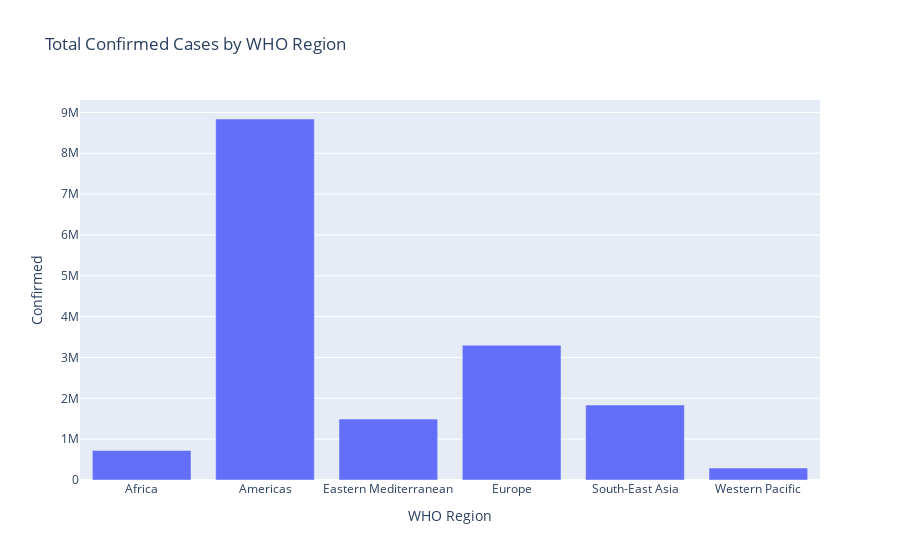
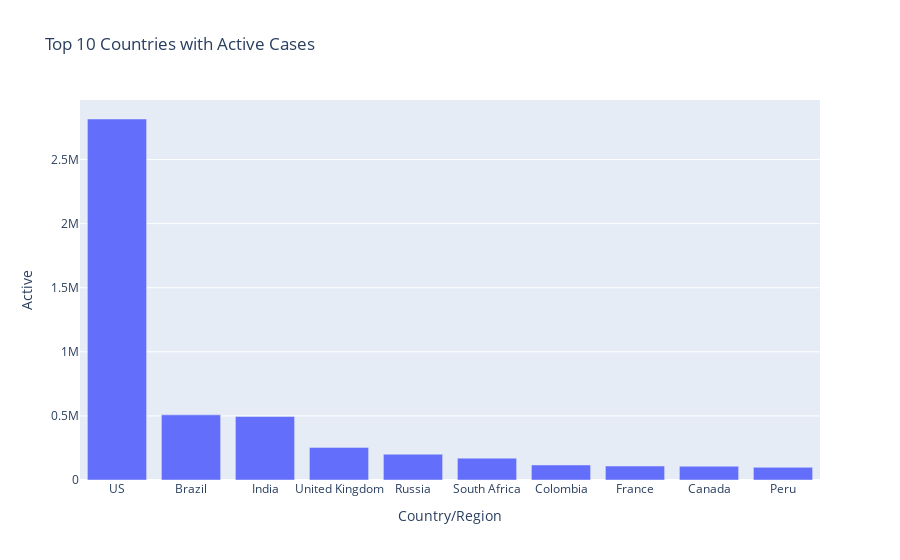
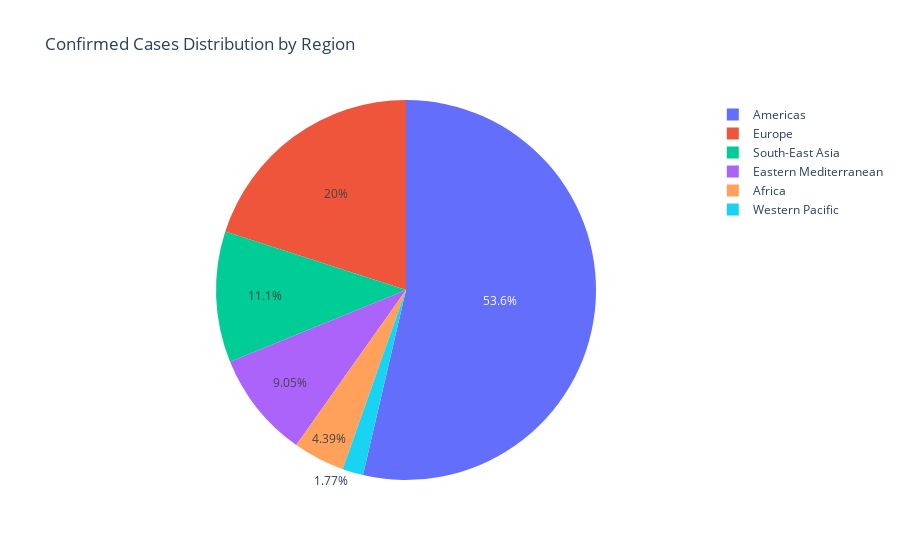
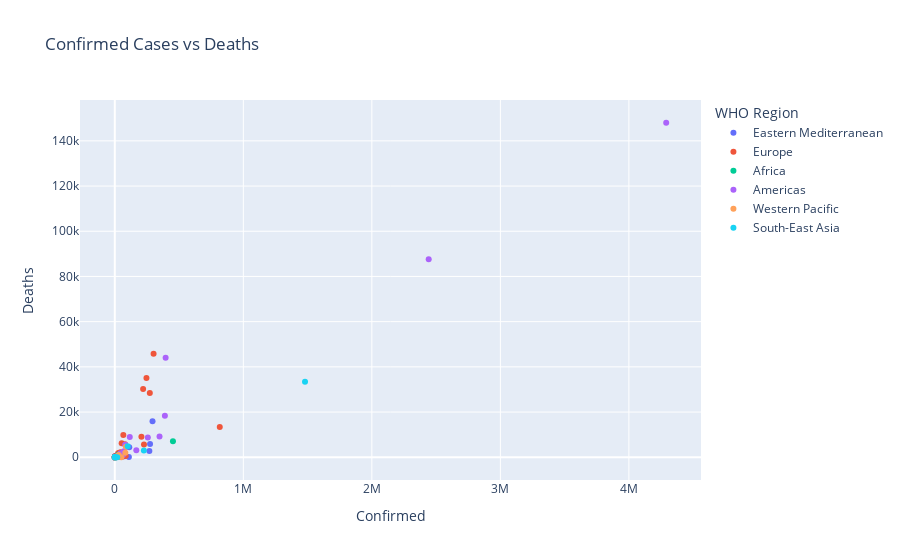

These figures' notebook cell, in order:
### Code cell
chart1 = px.bar(df.groupby('WHO Region')['Confirmed'].sum().reset_index(),
                x='WHO Region', y='Confirmed', title='Total Confirmed Cases by WHO Region')

chart2 = px.bar(df.sort_values('Active', ascending=False).head(10),
                x='Country/Region', y='Active', title='Top 10 Countries with Active Cases')

chart3 = px.pie(df, names='WHO Region', values='Confirmed',
                title='Confirmed Cases Distribution by Region')

chart4 = px.scatter(df, x='Confirmed', y='Deaths', color='WHO Region',
                    title='Confirmed Cases vs Deaths')

chart5 = px.histogram(df, x='Recovered / 100 Cases', nbins=30,
                      title='Recovery Rate Distribution across Countries')

chart6 = px.box(df, x='WHO Region', y='Deaths / 100 Cases',
                title='Mortality Rate by Region')

correlation = df[['Confirmed', 'Deaths', 'Recovered', 'Active']].corr()
chart7 = go.Figure(data=go.Heatmap(z=correlation.values,
                                   x=correlation.columns,
                                   y=correlation.columns,
                                   colorscale='Viridis'))
chart7.update_layout(title='Correlation Heatmap of Key Metrics')

chart8 = px.box(df, x='WHO Region', y='Deaths / 100 Cases',
                title='Deaths per 100 Cases by Region')

if 'Confirmed last week' in df.columns and '1 week change' in df.columns:
    chart9 = px.scatter(df, x='Confirmed last week', y='1 week change',
                        color='WHO Region',
                        title='Weekly Change in Confirmed Cases')
else:
    chart9 = go.Figure()
    chart9.update_layout(title='Weekly Change Data Not Available')

chart10 = px.violin(df, x='WHO Region', y='Deaths / 100 Cases', box=True,
                    title='Mortality Rate Violin Plot by Region')

chart1.show()
chart2.show()
chart3.show()
chart4.show()
chart5.show()
chart6.show()
chart7.show()
chart8.show()
chart9.show()
chart10.show()

### Figure 1 — Plotly figure (JSON) as saved in the notebook; plotly's stock layout.template omitted (floating-point values rounded to 4 significant figures)
{"data": [{"hovertemplate": "WHO Region=%{x}<br>Confirmed=%{y}<extra></extra>", "legendgroup": "", "marker": {"color": "#636efa", "pattern": {"shape": ""}}, "name": "", "orientation": "v", "showlegend": false, "textposition": "auto", "type": "bar", "x": ["Africa", "Americas", "Eastern Mediterranean", "Europe", "South-East Asia", "Western Pacific"], "xaxis": "x", "y": [723207, 8839286, 1490744, 3299523, 1835297, 292428], "yaxis": "y"}], "layout": {"barmode": "relative", "legend": {"tracegroupgap": 0}, "title": {"text": "Total Confirmed Cases by WHO Region"}, "xaxis": {"anchor": "y", "domain": [0, 1], "title": {"text": "WHO Region"}}, "yaxis": {"anchor": "x", "domain": [0, 1], "title": {"text": "Confirmed"}}}}

### Figure 2 — Plotly figure (JSON) as saved in the notebook; plotly's stock layout.template omitted (floating-point values rounded to 4 significant figures)
{"data": [{"hovertemplate": "Country/Region=%{x}<br>Active=%{y}<extra></extra>", "legendgroup": "", "marker": {"color": "#636efa", "pattern": {"shape": ""}}, "name": "", "orientation": "v", "showlegend": false, "textposition": "auto", "type": "bar", "x": ["US", "Brazil", "India", "United Kingdom", "Russia", "South Africa", "Colombia", "France", "Canada", "Peru"], "xaxis": "x", "y": [2816444, 508116, 495499, 254427, 201097, 170537, 117163, 108928, 107514, 98752], "yaxis": "y"}], "layout": {"barmode": "relative", "legend": {"tracegroupgap": 0}, "title": {"text": "Top 10 Countries with Active Cases"}, "xaxis": {"anchor": "y", "domain": [0, 1], "title": {"text": "Country/Region"}}, "yaxis": {"anchor": "x", "domain": [0, 1], "title": {"text": "Active"}}}}

### Figure 3 — Plotly figure (JSON) as saved in the notebook; plotly's stock layout.template omitted (floating-point values rounded to 4 significant figures; data arrays with more than 128 entries replaced by an {"elided": "..."} marker saying what was removed)
{"data": [{"domain": {"x": [0, 1], "y": [0, 1]}, "hovertemplate": "WHO Region=%{label}<br>Confirmed=%{value}<extra></extra>", "labels": {"elided": "187 str values"}, "legendgroup": "", "name": "", "showlegend": true, "type": "pie", "values": {"elided": "187 int values"}}], "layout": {"legend": {"tracegroupgap": 0}, "title": {"text": "Confirmed Cases Distribution by Region"}}}

### Figure 4 — Plotly figure (JSON) as saved in the notebook; plotly's stock layout.template omitted (floating-point values rounded to 4 significant figures)
{"data": [{"hovertemplate": "WHO Region=Eastern Mediterranean<br>Confirmed=%{x}<br>Deaths=%{y}<extra></extra>", "legendgroup": "Eastern Mediterranean", "marker": {"color": "#636efa", "symbol": "circle"}, "mode": "markers", "name": "Eastern Mediterranean", "orientation": "v", "showlegend": true, "type": "scatter", "x": [36263, 39482, 5059, 92482, 293606, 112585, 1176, 64379, 3882, 2827, 20887, 77058, 274289, 109597, 268934, 3196, 11424, 674, 1455, 59177, 10621, 1691], "xaxis": "x", "y": [1269, 141, 58, 4652, 15912, 4458, 11, 438, 51, 64, 316, 393, 5842, 165, 2760, 93, 720, 40, 50, 345, 78, 483], "yaxis": "y"}, {"hovertemplate": "WHO Region=Europe<br>Confirmed=%{x}<br>Deaths=%{y}<extra></extra>", "legendgroup": "Europe", "marker": {"color": "#EF553B", "symbol": "circle"}, "mode": "markers", "name": "Europe", "orientation": "v", "showlegend": true, "type": "scatter", "x": [4880, 907, 37390, 20558, 30446, 67251, 66428, 10498, 10621, 4881, 1060, 15516, 13761, 2034, 7398, 220352, 1137, 207112, 4227, 14, 12, 4448, 1854, 25892, 63985, 246286, 84648, 7413, 33296, 1219, 86, 2019, 6321, 701, 23154, 116, 2893, 53413, 10213, 9132, 43402, 50299, 45902, 816680, 699, 24141, 2181, 2087, 272421, 79395, 34477, 7235, 227019, 67096, 301708, 21209], "xaxis": "x", "y": [144, 52, 711, 713, 423, 538, 9822, 294, 347, 139, 19, 373, 613, 69, 329, 30212, 16, 9125, 202, 0, 0, 596, 10, 1764, 474, 35112, 585, 185, 1301, 31, 1, 80, 112, 9, 748, 4, 45, 6160, 466, 255, 1676, 1719, 2206, 13334, 42, 543, 28, 116, 28432, 5700, 1978, 60, 5630, 1636, 45844, 121], "yaxis": "y"}, {"hovertemplate": "WHO Region=Africa<br>Confirmed=%{x}<br>Deaths=%{y}<extra></extra>", "legendgroup": "Africa", "marker": {"color": "#00cc96", "symbol": "circle"}, "mode": "markers", "name": "Africa", "orientation": "v", "showlegend": true, "type": "scatter", "x": [27973, 950, 1770, 739, 1100, 378, 2328, 17110, 4599, 922, 354, 3200, 8844, 15655, 3071, 265, 2316, 14547, 7189, 326, 33624, 7055, 1954, 17975, 505, 1167, 9690, 3664, 2513, 6208, 344, 1701, 1843, 1132, 41180, 1879, 865, 9764, 114, 1783, 452529, 2305, 509, 874, 1128, 10, 4552, 2704], "xaxis": "x", "y": [1163, 41, 35, 2, 53, 1, 22, 391, 59, 75, 7, 54, 208, 96, 51, 0, 34, 228, 49, 8, 168, 45, 26, 285, 12, 72, 91, 99, 124, 156, 10, 11, 8, 69, 860, 5, 14, 194, 0, 66, 7067, 46, 21, 18, 2, 1, 140, 36], "yaxis": "y"}, {"hovertemplate": "WHO Region=Americas<br>Confirmed=%{x}<br>Deaths=%{y}<extra></extra>", "legendgroup": "Americas", "marker": {"color": "#ab63fa", "symbol": "circle"}, "mode": "markers", "name": "Americas", "orientation": "v", "showlegend": true, "type": "scatter", "x": [86, 167416, 382, 110, 48, 71181, 2442375, 116458, 347923, 257101, 15841, 2532, 18, 64156, 81161, 15035, 23, 45309, 389, 7340, 39741, 853, 395489, 3439, 61442, 4548, 389717, 17, 24, 52, 1483, 148, 4290259, 1202, 15988], "xaxis": "x", "y": [3, 3059, 11, 7, 2, 2647, 87618, 8944, 9187, 8777, 115, 87, 0, 1083, 5532, 408, 0, 1761, 20, 158, 1166, 10, 44022, 108, 1322, 43, 18418, 0, 0, 0, 24, 8, 148011, 35, 146], "yaxis": "y"}, {"hovertemplate": "WHO Region=Western Pacific<br>Confirmed=%{x}<br>Deaths=%{y}<extra></extra>", "legendgroup": "Western Pacific", "marker": {"color": "#FFA15A", "symbol": "circle"}, "mode": "markers", "name": "Western Pacific", "orientation": "v", "showlegend": true, "type": "scatter", "x": [15303, 141, 226, 86783, 27, 31142, 20, 8904, 289, 1557, 62, 82040, 50838, 14203, 462, 431], "xaxis": "x", "y": [167, 3, 0, 4656, 0, 998, 0, 124, 0, 22, 0, 1945, 27, 300, 7, 0], "yaxis": "y"}, {"hovertemplate": "WHO Region=South-East Asia<br>Confirmed=%{x}<br>Deaths=%{y}<extra></extra>", "legendgroup": "South-East Asia", "marker": {"color": "#19d3f3", "symbol": "circle"}, "mode": "markers", "name": "South-East Asia", "orientation": "v", "showlegend": true, "type": "scatter", "x": [226225, 99, 350, 1480073, 100303, 3369, 18752, 2805, 3297, 24], "xaxis": "x", "y": [2965, 0, 6, 33408, 4838, 15, 48, 11, 58, 0], "yaxis": "y"}], "layout": {"legend": {"title": {"text": "WHO Region"}, "tracegroupgap": 0}, "title": {"text": "Confirmed Cases vs Deaths"}, "xaxis": {"anchor": "y", "domain": [0, 1], "title": {"text": "Confirmed"}}, "yaxis": {"anchor": "x", "domain": [0, 1], "title": {"text": "Deaths"}}}}
